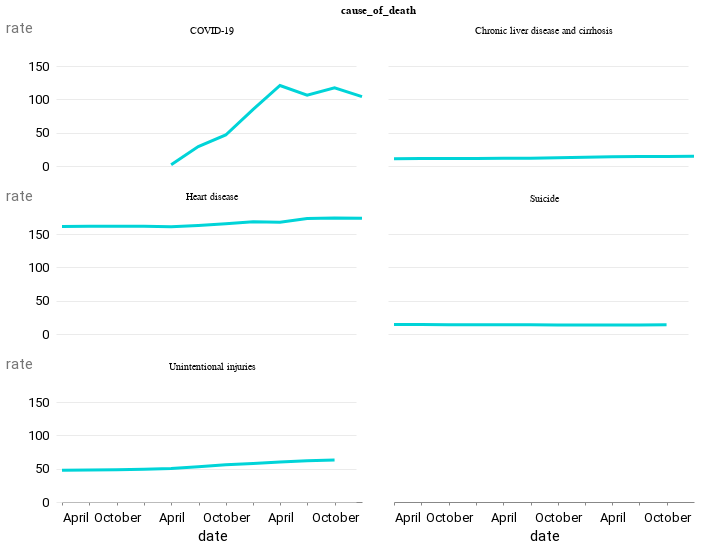

This figure's notebook cell:
### Code cell
alt.Chart(causes_of_interest_slim).mark_line().encode(
    x=alt.X("date"), y=alt.Y("rate")
).properties(width=300, height=120).facet(
    facet=alt.Facet("cause_of_death:O"), columns=2
)

### Figure 1 — Vega-Lite specification as saved in the notebook (floating-point values rounded to 4 significant figures)
{"config": {"view": {"width": 800, "height": 450, "strokeOpacity": 0}, "background": "#ffffff", "title": {"anchor": "start", "font": "Summit Sans", "fontColor": "palette[\"black\"]", "fontSize": 18, "fontWeight": "normal"}, "arc": {"fill": "#00d4d8"}, "area": {"fill": "#00d4d8"}, "line": {"stroke": "#00d4d8", "strokeWidth": 3}, "path": {"stroke": "#00d4d8"}, "rect": {"fill": "#00d4d8"}, "shape": {"stroke": "#00d4d8"}, "bar": {"fill": "#00d4d8"}, "point": {"stroke": "#00d4d8"}, "symbol": {"fill": "#00d4d8", "size": 30}, "axis": {"titleFont": "Roboto", "titleFontSize": 15, "titleFontWeight": "normal", "labelFont": "Roboto, sans", "labelFontSize": 13, "labelFontWeight": "normal"}, "axisX": {"labelAngle": 0, "labelPadding": 6, "tickSize": 3, "grid": false}, "axisY": {"labelBaseline": "middle", "maxExtent": 45, "minExtent": 45, "titleAlign": "left", "titleAngle": 0, "titleX": -45, "titleY": -11, "domainOpacity": 0, "gridWidth": 0.6, "gridColor": "#dddddd", "offset": 6, "tickSize": 0, "titleColor": "#767676"}, "legend": {"titleFont": "Roboto", "titleFontSize": 15, "titleFontWeight": "normal", "symbolType": "square", "labelFont": "Roboto, sans", "labelFontSize": 13}, "range": {"category": ["#005f66", "#e37e2d", "#d64a3b", "#76b0ef", "#c1bc40"], "diverging": ["#e68a4f", "#f4bb6a", "#f9e39c", "#dadfe2", "#a6b7c6", "#849eae"], "heatmap": ["#7ff6f6", "#00eeef", "#00d4d8", "#00abb2", "#00848b", "#fbf2c7", "#00363d"], "ordinal": ["#7ff6f6", "#00eeef", "#00d4d8", "#00abb2", "#00848b", "#fbf2c7", "#00363d"], "ramp": ["#7ff6f6", "#00eeef", "#00d4d8", "#00abb2", "#00848b", "#fbf2c7", "#00363d"]}}, "data": {"name": "data-55e72abb5a99d0c2f55e4d4a27b67a0d"}, "facet": {"field": "cause_of_death", "type": "ordinal"}, "spec": {"mark": "line", "encoding": {"x": {"field": "date", "type": "temporal"}, "y": {"field": "rate", "type": "quantitative"}}, "height": 120, "width": 300}, "columns": 2, "$schema": "https://vega.github.io/schema/vega-lite/v4.17.0.json", "datasets": {"data-55e72abb5a99d0c2f55e4d4a27b67a0d": [{"date": "2019-03-31T00:00:00", "cause_of_death": "Chronic liver disease and cirrhosis", "rate": 11.0}, {"date": "2019-03-31T00:00:00", "cause_of_death": "Heart disease", "rate": 161.4}, {"date": "2019-03-31T00:00:00", "cause_of_death": "Suicide", "rate": 14.2}, {"date": "2019-03-31T00:00:00", "cause_of_death": "Unintentional injuries", "rate": 47.7}, {"date": "2019-06-30T00:00:00", "cause_of_death": "Chronic liver disease and cirrhosis", "rate": 11.2}, {"date": "2019-06-30T00:00:00", "cause_of_death": "Heart disease", "rate": 161.7}, {"date": "2019-06-30T00:00:00", "cause_of_death": "Suicide", "rate": 14.1}, {"date": "2019-06-30T00:00:00", "cause_of_death": "Unintentional injuries", "rate": 48.0}, {"date": "2019-09-30T00:00:00", "cause_of_death": "Chronic liver disease and cirrhosis", "rate": 11.2}, {"date": "2019-09-30T00:00:00", "cause_of_death": "Heart disease", "rate": 161.8}, {"date": "2019-09-30T00:00:00", "cause_of_death": "Suicide", "rate": 14.0}, {"date": "2019-09-30T00:00:00", "cause_of_death": "Unintentional injuries", "rate": 48.4}, {"date": "2019-12-31T00:00:00", "cause_of_death": "Chronic liver disease and cirrhosis", "rate": 11.3}, {"date": "2019-12-31T00:00:00", "cause_of_death": "Heart disease", "rate": 161.5}, {"date": "2019-12-31T00:00:00", "cause_of_death": "Suicide", "rate": 13.9}, {"date": "2019-12-31T00:00:00", "cause_of_death": "Unintentional injuries", "rate": 49.3}, {"date": "2020-03-31T00:00:00", "cause_of_death": "COVID-19", "rate": 1.7}, {"date": "2020-03-31T00:00:00", "cause_of_death": "Chronic liver disease and cirrhosis", "rate": 11.5}, {"date": "2020-03-31T00:00:00", "cause_of_death": "Heart disease", "rate": 160.8}, {"date": "2020-03-31T00:00:00", "cause_of_death": "Suicide", "rate": 13.9}, {"date": "2020-03-31T00:00:00", "cause_of_death": "Unintentional injuries", "rate": 50.3}, {"date": "2020-06-30T00:00:00", "cause_of_death": "COVID-19", "rate": 29.1}, {"date": "2020-06-30T00:00:00", "cause_of_death": "Chronic liver disease and cirrhosis", "rate": 11.8}, {"date": "2020-06-30T00:00:00", "cause_of_death": "Heart disease", "rate": 162.7}, {"date": "2020-06-30T00:00:00", "cause_of_death": "Suicide", "rate": 13.7}, {"date": "2020-06-30T00:00:00", "cause_of_death": "Unintentional injuries", "rate": 52.9}, {"date": "2020-09-30T00:00:00", "cause_of_death": "COVID-19", "rate": 46.5}, {"date": "2020-09-30T00:00:00", "cause_of_death": "Chronic liver disease and cirrhosis", "rate": 12.5}, {"date": "2020-09-30T00:00:00", "cause_of_death": "Heart disease", "rate": 165.5}, {"date": "2020-09-30T00:00:00", "cause_of_death": "Suicide", "rate": 13.6}, {"date": "2020-09-30T00:00:00", "cause_of_death": "Unintentional injuries", "rate": 55.7}, {"date": "2020-12-31T00:00:00", "cause_of_death": "COVID-19", "rate": 85.0}, {"date": "2020-12-31T00:00:00", "cause_of_death": "Chronic liver disease and cirrhosis", "rate": 13.3}, {"date": "2020-12-31T00:00:00", "cause_of_death": "Heart disease", "rate": 168.2}, {"date": "2020-12-31T00:00:00", "cause_of_death": "Suicide", "rate": 13.5}, {"date": "2020-12-31T00:00:00", "cause_of_death": "Unintentional injuries", "rate": 57.6}, {"date": "2021-03-31T00:00:00", "cause_of_death": "COVID-19", "rate": 120.8}, {"date": "2021-03-31T00:00:00", "cause_of_death": "Chronic liver disease and cirrhosis", "rate": 13.9}, {"date": "2021-03-31T00:00:00", "cause_of_death": "Heart disease", "rate": 167.5}, {"date": "2021-03-31T00:00:00", "cause_of_death": "Suicide", "rate": 13.5}, {"date": "2021-03-31T00:00:00", "cause_of_death": "Unintentional injuries", "rate": 59.9}, {"date": "2021-06-30T00:00:00", "cause_of_death": "COVID-19", "rate": 106.2}, {"date": "2021-06-30T00:00:00", "cause_of_death": "Chronic liver disease and cirrhosis", "rate": 14.2}, {"date": "2021-06-30T00:00:00", "cause_of_death": "Heart disease", "rate": 173.3}, {"date": "2021-06-30T00:00:00", "cause_of_death": "Suicide", "rate": 13.6}, {"date": "2021-06-30T00:00:00", "cause_of_death": "Unintentional injuries", "rate": 62.0}, {"date": "2021-09-30T00:00:00", "cause_of_death": "COVID-19", "rate": 117.2}, {"date": "2021-09-30T00:00:00", "cause_of_death": "Chronic liver disease and cirrhosis", "rate": 14.4}, {"date": "2021-09-30T00:00:00", "cause_of_death": "Heart disease", "rate": 174.1}, {"date": "2021-09-30T00:00:00", "cause_of_death": "Suicide", "rate": 13.7}, {"date": "2021-09-30T00:00:00", "cause_of_death": "Unintentional injuries", "rate": 63.1}, {"date": "2021-12-31T00:00:00", "cause_of_death": "COVID-19", "rate": 104.1}, {"date": "2021-12-31T00:00:00", "cause_of_death": "Chronic liver disease and cirrhosis", "rate": 14.5}, {"date": "2021-12-31T00:00:00", "cause_of_death": "Heart disease", "rate": 173.8}]}}
